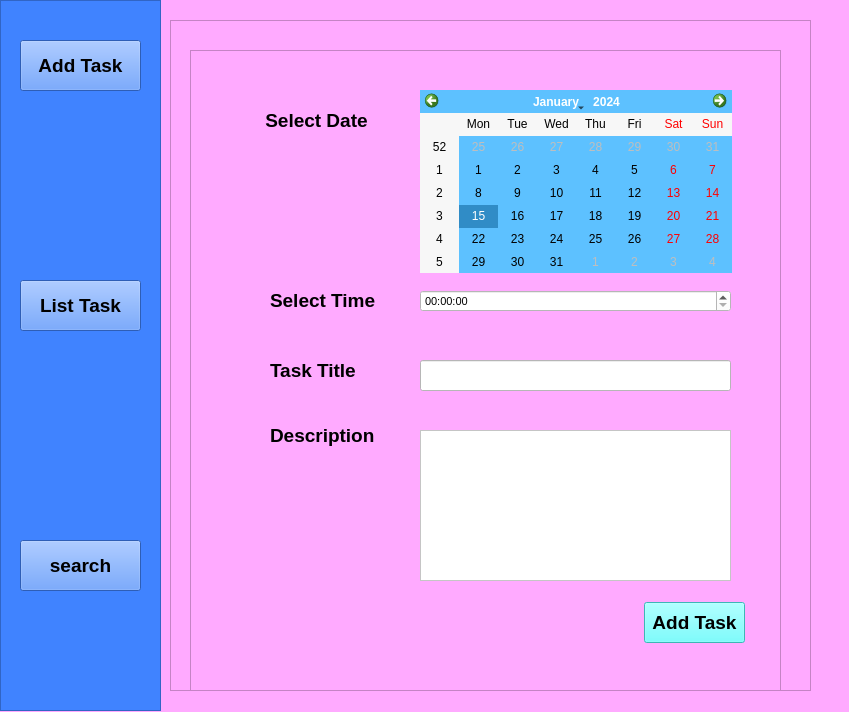
<?xml version="1.0" encoding="UTF-8"?>
<ui version="4.0">
 <class>MainWindow</class>
 <widget class="QMainWindow" name="MainWindow">
  <property name="geometry">
   <rect>
    <x>0</x>
    <y>0</y>
    <width>849</width>
    <height>712</height>
   </rect>
  </property>
  <property name="windowTitle">
   <string>MainWindow</string>
  </property>
  <property name="styleSheet">
   <string notr="true">background-color: rgb(255, 170, 255);</string>
  </property>
  <widget class="QWidget" name="centralwidget">
   <widget class="QFrame" name="frame">
    <property name="geometry">
     <rect>
      <x>0</x>
      <y>0</y>
      <width>161</width>
      <height>711</height>
     </rect>
    </property>
    <property name="styleSheet">
     <string notr="true">alternate-background-color: rgb(119, 249, 255);
background-color: rgb(64, 131, 255);</string>
    </property>
    <property name="frameShape">
     <enum>QFrame::StyledPanel</enum>
    </property>
    <property name="frameShadow">
     <enum>QFrame::Raised</enum>
    </property>
    <widget class="QPushButton" name="addTaskMenu">
     <property name="geometry">
      <rect>
       <x>20</x>
       <y>40</y>
       <width>121</width>
       <height>51</height>
      </rect>
     </property>
     <property name="font">
      <font>
       <pointsize>14</pointsize>
       <weight>75</weight>
       <bold>true</bold>
      </font>
     </property>
     <property name="text">
      <string>Add Task</string>
     </property>
     <property name="icon">
      <iconset>
       <normaloff>task.png</normaloff>task.png</iconset>
     </property>
    </widget>
    <widget class="QPushButton" name="searchTaskMenu">
     <property name="geometry">
      <rect>
       <x>20</x>
       <y>540</y>
       <width>121</width>
       <height>51</height>
      </rect>
     </property>
     <property name="font">
      <font>
       <pointsize>14</pointsize>
       <weight>75</weight>
       <bold>true</bold>
      </font>
     </property>
     <property name="text">
      <string>search</string>
     </property>
     <property name="icon">
      <iconset>
       <normaloff>search.png</normaloff>search.png</iconset>
     </property>
    </widget>
    <widget class="QPushButton" name="listTaskMenu">
     <property name="geometry">
      <rect>
       <x>20</x>
       <y>280</y>
       <width>121</width>
       <height>51</height>
      </rect>
     </property>
     <property name="font">
      <font>
       <pointsize>14</pointsize>
       <weight>75</weight>
       <bold>true</bold>
      </font>
     </property>
     <property name="text">
      <string>List Task</string>
     </property>
     <property name="icon">
      <iconset>
       <normaloff>list.png</normaloff>list.png</iconset>
     </property>
    </widget>
   </widget>
   <widget class="QFrame" name="frame_2">
    <property name="geometry">
     <rect>
      <x>190</x>
      <y>50</y>
      <width>591</width>
      <height>641</height>
     </rect>
    </property>
    <property name="frameShape">
     <enum>QFrame::StyledPanel</enum>
    </property>
    <property name="frameShadow">
     <enum>QFrame::Raised</enum>
    </property>
    <widget class="QCalendarWidget" name="calendarWidget">
     <property name="geometry">
      <rect>
       <x>230</x>
       <y>40</y>
       <width>312</width>
       <height>183</height>
      </rect>
     </property>
     <property name="styleSheet">
      <string notr="true">background-color: rgb(93, 193, 255);</string>
     </property>
    </widget>
    <widget class="QLabel" name="label">
     <property name="geometry">
      <rect>
       <x>70</x>
       <y>50</y>
       <width>121</width>
       <height>41</height>
      </rect>
     </property>
     <property name="font">
      <font>
       <pointsize>14</pointsize>
       <weight>75</weight>
       <bold>true</bold>
      </font>
     </property>
     <property name="styleSheet">
      <string notr="true"/>
     </property>
     <property name="text">
      <string> Select Date</string>
     </property>
    </widget>
    <widget class="QTimeEdit" name="addTaskTime">
     <property name="geometry">
      <rect>
       <x>230</x>
       <y>240</y>
       <width>311</width>
       <height>22</height>
      </rect>
     </property>
     <property name="font">
      <font>
       <family>MS Sans Serif</family>
       <pointsize>8</pointsize>
       <weight>50</weight>
       <bold>false</bold>
      </font>
     </property>
     <property name="styleSheet">
      <string notr="true">background-color: rgb(255, 255, 255);</string>
     </property>
    </widget>
    <widget class="QLabel" name="label_2">
     <property name="geometry">
      <rect>
       <x>80</x>
       <y>240</y>
       <width>121</width>
       <height>21</height>
      </rect>
     </property>
     <property name="font">
      <font>
       <pointsize>14</pointsize>
       <weight>75</weight>
       <bold>true</bold>
      </font>
     </property>
     <property name="text">
      <string>Select Time</string>
     </property>
    </widget>
    <widget class="QLabel" name="label_3">
     <property name="geometry">
      <rect>
       <x>80</x>
       <y>310</y>
       <width>111</width>
       <height>21</height>
      </rect>
     </property>
     <property name="font">
      <font>
       <pointsize>14</pointsize>
       <weight>75</weight>
       <bold>true</bold>
      </font>
     </property>
     <property name="text">
      <string>Task Title</string>
     </property>
    </widget>
    <widget class="QLabel" name="label_4">
     <property name="geometry">
      <rect>
       <x>80</x>
       <y>370</y>
       <width>111</width>
       <height>31</height>
      </rect>
     </property>
     <property name="font">
      <font>
       <pointsize>14</pointsize>
       <weight>75</weight>
       <bold>true</bold>
      </font>
     </property>
     <property name="text">
      <string>Description</string>
     </property>
    </widget>
    <widget class="QLineEdit" name="TaskNameEdit">
     <property name="geometry">
      <rect>
       <x>230</x>
       <y>310</y>
       <width>311</width>
       <height>31</height>
      </rect>
     </property>
     <property name="styleSheet">
      <string notr="true">background-color: rgb(255, 255, 255);</string>
     </property>
    </widget>
    <widget class="QPlainTextEdit" name="TaskDescEdit">
     <property name="geometry">
      <rect>
       <x>230</x>
       <y>380</y>
       <width>311</width>
       <height>151</height>
      </rect>
     </property>
     <property name="styleSheet">
      <string notr="true">background-color: rgb(255, 255, 255);</string>
     </property>
    </widget>
    <widget class="QPushButton" name="pushButton_5">
     <property name="geometry">
      <rect>
       <x>454</x>
       <y>552</y>
       <width>101</width>
       <height>41</height>
      </rect>
     </property>
     <property name="font">
      <font>
       <pointsize>14</pointsize>
       <weight>75</weight>
       <bold>true</bold>
      </font>
     </property>
     <property name="styleSheet">
      <string notr="true">background-color: rgb(85, 255, 255);</string>
     </property>
     <property name="text">
      <string>Add Task</string>
     </property>
    </widget>
   </widget>
   <widget class="QFrame" name="frame_3">
    <property name="geometry">
     <rect>
      <x>170</x>
      <y>20</y>
      <width>641</width>
      <height>671</height>
     </rect>
    </property>
    <property name="frameShape">
     <enum>QFrame::StyledPanel</enum>
    </property>
    <property name="frameShadow">
     <enum>QFrame::Raised</enum>
    </property>
    <widget class="QLabel" name="label_5">
     <property name="geometry">
      <rect>
       <x>70</x>
       <y>40</y>
       <width>141</width>
       <height>31</height>
      </rect>
     </property>
     <property name="font">
      <font>
       <pointsize>14</pointsize>
       <weight>75</weight>
       <bold>true</bold>
      </font>
     </property>
     <property name="text">
      <string>Todays Tasks</string>
     </property>
    </widget>
    <widget class="QTableView" name="todayTaskTable">
     <property name="geometry">
      <rect>
       <x>180</x>
       <y>80</y>
       <width>431</width>
       <height>241</height>
      </rect>
     </property>
     <property name="styleSheet">
      <string notr="true">background-color: rgb(255, 255, 255);</string>
     </property>
     <property name="dragDropOverwriteMode">
      <bool>false</bool>
     </property>
    </widget>
    <widget class="QLineEdit" name="todaysTaskTitle">
     <property name="geometry">
      <rect>
       <x>180</x>
       <y>350</y>
       <width>431</width>
       <height>41</height>
      </rect>
     </property>
     <property name="styleSheet">
      <string notr="true">background-color: rgb(255, 255, 255);</string>
     </property>
    </widget>
    <widget class="QPlainTextEdit" name="todaysTaskDesc">
     <property name="geometry">
      <rect>
       <x>180</x>
       <y>420</y>
       <width>431</width>
       <height>151</height>
      </rect>
     </property>
     <property name="styleSheet">
      <string notr="true">background-color: rgb(255, 255, 255);</string>
     </property>
    </widget>
    <widget class="QPushButton" name="pushButton_4">
     <property name="geometry">
      <rect>
       <x>324</x>
       <y>600</y>
       <width>111</width>
       <height>31</height>
      </rect>
     </property>
     <property name="font">
      <font>
       <pointsize>14</pointsize>
       <weight>75</weight>
       <bold>true</bold>
      </font>
     </property>
     <property name="styleSheet">
      <string notr="true">background-color: rgb(85, 255, 255);</string>
     </property>
     <property name="text">
      <string>View Task</string>
     </property>
    </widget>
   </widget>
   <zorder>frame_3</zorder>
   <zorder>frame</zorder>
   <zorder>frame_2</zorder>
  </widget>
 </widget>
 <resources/>
 <connections/>
</ui>
